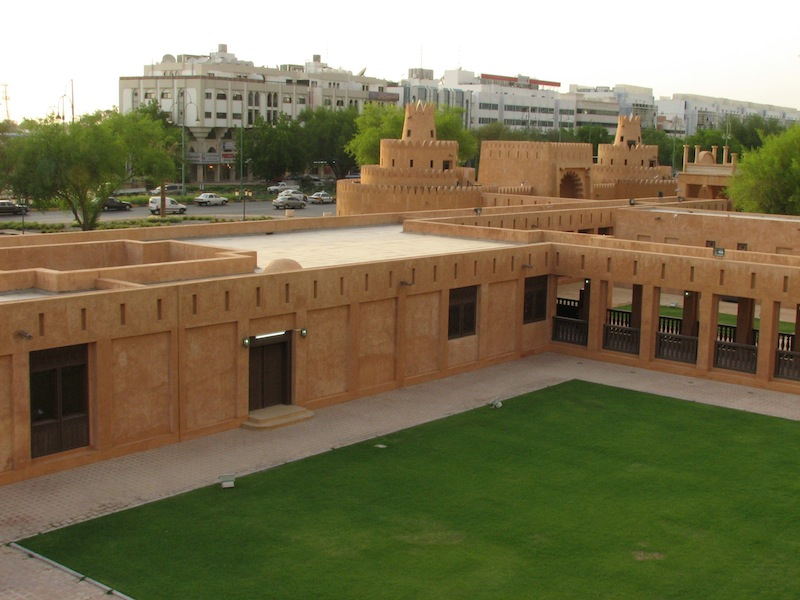
#> input picture TP2/Image1.png, 800 x 600 px
$ python tp2_sujet.py   (older library calls are emulated)
#> lines starting #> are read from the running program, lines starting #| are printed output that depends on the picture; after the words box and inside, x2 and y2 are one past the last pixel; in counts of white or black regions, pixels touching at a corner belong together
import numpy as np
import matplotlib.pyplot as plt
import scipy.ndimage
from scipy import ndimage
from skimage.io import imread
from skimage.io import imsave
import pickle
from scipy import sparse
from scipy.sparse import diags
from scipy.sparse.linalg import spsolve,cg
from skimage.feature import peak_local_max

def pause():
    plt.draw()
    plt.pause(0.001)
    input("Press Enter to continue...")

def smoothGaussian(im,sigma):
    N=4*sigma
    x=np.arange(-N,N+1).astype(float).reshape(-1,1)
    weights=np.exp(-(x**2)/(2*sigma**2))
    weights=weights/np.sum(weights)
    im2=scipy.ndimage.convolve(im.astype(float), weights)
    im_smooth=scipy.ndimage.convolve(im2.astype(float), weights.transpose())
    return im_smooth

def gradient(im_smooth):
    gradient_x=scipy.ndimage.convolve(im_smooth.astype(float),0.5*np.array([[ 1,0,-1]]))
    gradient_y=scipy.ndimage.convolve(im_smooth.astype(float),0.5*np.array([[ 1,0,-1]]).transpose())
    return gradient_x,gradient_y

def smoothedGradient(im,sigma):
    """this function computes a smooth version of the image image using the convolution by a gaussian with standard deviation sigma
    and then compue the gradient in the x and y direction using kernels [1,0,-1] ans its transpose"""
    #TODO: Code this function (you can use the functions above )
    im_smooth = smoothGaussian(im, sigma)
    return gradient(im_smooth)

def HarrisScore(im,sigma1,sigma2,k=0.06):
    """this function compute the harris score for each pixel in the image and return the result as an image"""
    #TODO implement this function
    i_x, i_y = smoothedGradient(im, sigma1)
    # compute m11, m12 and m22
    m11 = smoothGaussian(i_x ** 2, sigma2)
    m12 = smoothGaussian(i_x * i_y, sigma2)
    m22 = smoothGaussian(i_y ** 2, sigma2)
    return m11 * m22 - m12 ** 2 - k * ((m11 + m22) ** 2)

def HarrisCorners(im,sigma1,sigma2,k=0.06):
    """this function extract local maxima in the harris score image
    that are above 0.005 times the maximum of R
    and a local maximum in a region a radius 2"""
    R = HarrisScore(im, sigma1=sigma1, sigma2=sigma2, k=k)
    peaks = peak_local_max(R,
                           min_distance=2,
                           threshold_rel=0.005
                           )
    # sort them by abscissa, then ordinates.
    peaks = peaks[np.lexsort((peaks[:, 1], peaks[:, 0]))]
    return peaks

def displayPeaks(im,peaks):
    plt.figure()
    ax=plt.subplot(1,1,1)
    plt.imshow(im,cmap=plt.cm.Greys_r)
    plt.plot(peaks[:,1],peaks[:,0],'.')
    plt.axis((0,im.shape[1],im.shape[0],0))
    ax.get_xaxis().set_visible(False)
    ax.get_yaxis().set_visible(False)
    plt.subplots_adjust(left=0.01, right=0.99, top=1, bottom=0)
    plt.show()


def extractPatches(im ,points,N):
    """this function extracts patches of size N by N centered around each point privded in the matrix points
    and return a nb_points by N by N 3D array """
    assert(N%2==1)
    radius=(N-1)//2
    patches=np.zeros((points.shape[0],N,N))
    for i,p in enumerate (points):
        if p[0]-radius>=0 and p[0]+radius<im.shape[0] and p[1]-radius>=0 and p[1]+radius<im.shape[1]:
            patches[i, :, :] = im[p[0] - radius: p[0] + radius + 1,
                               p[1] - radius: p[1] + radius + 1]

    assert(patches.shape[1]==N)
    assert(patches.shape[2]==N)
    return patches

def SSDTable(patches1,patches2):
    """this function computes the sum of square differences between each pair of patches"""
    table = np.empty((patches1.shape[0], patches2.shape[0]))
    for i in range(table.shape[0]):
        for j in range(table.shape[1]):
            table[i, j] = np.linalg.norm(patches1[i] - patches2[j]) ** 2
    return table


def NCCTable(patches1, patches2):
    """this function computes 1 minus the cross correlation between patches"""
    table = np.empty((patches1.shape[0], patches2.shape[0]))
    for i in range(table.shape[0]):
        x = patches1[i]
        mu_x = np.mean(x)
        x_shift = x - mu_x
        sigma_x = np.linalg.norm(x_shift)
        for j in range(table.shape[1]):
            y = patches2[j]
            mu_y = np.mean(y)
            y_shift = y - mu_y
            sigma_y = np.linalg.norm(y_shift)
            table[i, j] = 1 - np.sum(x_shift * y_shift) / (sigma_x * sigma_y)
    return table


def  displayPatch(im,corners,patches):
    plt.figure()
    ax=plt.subplot(1,1,1)
    plt.imshow(im,cmap=plt.cm.Greys_r)
    plt.axis((0,im.shape[1],im.shape[0],0))
    ax.get_xaxis().set_visible(False)
    ax.get_yaxis().set_visible(False)
    plt.subplots_adjust(left=0.01, right=0.99, top=1, bottom=0)
    plt.plot(corners[:,1],corners[:,0],'.')
    p=np.fliplr(plt.ginput(1))
    i=np.argmin(np.sum((p-corners)**2,axis=1))
    plt.figure()
    plt.subplot(1,1,1)
    plt.imshow(patches[i,:,:],cmap=plt.cm.Greys_r)


def displayMatches(im1,im2,p1,p2):
    plt.figure()
    plt.subplot(1,2,1)
    plt.imshow(im1,cmap=plt.cm.Greys_r)
    for i in range(p1.shape[0]):
        plt.plot([p1[i,1],p2[i,1]],[p1[i,0],p2[i,0]])
    plt.plot(p1[:,1],p1[:,0],'.')
    plt.subplot(1,2,2)
    plt.imshow(im2,cmap=plt.cm.Greys_r)
    for i in range(p1.shape[0]):
        plt.plot([p1[i,1],p2[i,1]],[p1[i,0],p2[i,0]])
    plt.plot(p2[:,1],p2[:,0],'.')
    plt.show()

def displayMatches2(im1,im2,p1,p2):
    plt.figure()
    ax=plt.subplot(1,1,1)
    plt.imshow(np.row_stack((im1,im2)),cmap=plt.cm.Greys_r)
    for i in range(p1.shape[0]):
        plt.plot([p1[i,1],p2[i,1]],[p1[i,0],p2[i,0]+im1.shape[0]])
    plt.plot(p1[:,1],p1[:,0],'.')
    plt.plot(p2[:,1],p2[:,0]+im1.shape[0],'.')
    plt.axis((0,im1.shape[1],im1.shape[0]+im2.shape[0],0))
    ax.get_xaxis().set_visible(False)
    ax.get_yaxis().set_visible(False)
    plt.subplots_adjust(left=0.01, right=0.99, top=1, bottom=0)
    plt.show()


def extractMatches(table,threshold=0.7):
    bestscore=np.min(table,axis=1)
    bestmatch1=np.argmin(table,axis=1)
    bestmatch2=np.argmin(table,axis=0)
    t=bestmatch2[bestmatch1]
    valid1=t==np.arange(0,t.size)

    table_copy=table.copy()
    table_copy[np.arange(0,table.shape[0]),bestmatch1]=np.max(table)
    bestscore2=np.min(table_copy,axis=1)
    valid2=bestscore<0.9*bestscore2

    valid=valid1&valid2
    return np.nonzero(valid)[0], bestmatch1[valid]

def main():
    plt.ion()
    im1=np.mean(np.array(imread('Image1.png')).astype(np.float),axis=2)
#> im1: shape (600, 800) float64; min 0.333, max 255, mean 108.1
    im2=np.mean(np.array(imread('Image2.png')).astype(np.float),axis=2)
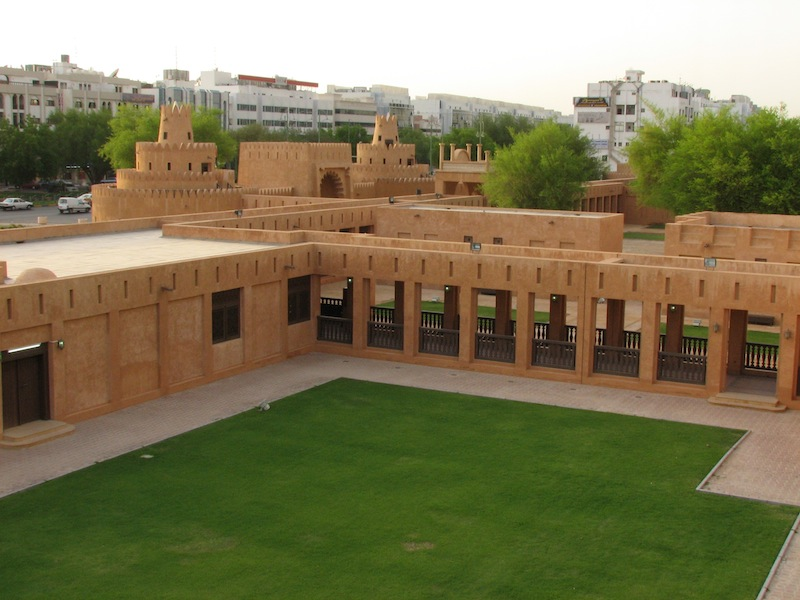
#> input picture TP2/Image2.png, 800 x 600 px
#> im2: shape (600, 800) float64; min 0.333, max 255, mean 110.3


    im_x,im_y=smoothedGradient(im1,sigma=2)
    #im_x[200:205,300:302]
    #array([[-0.73459394, -3.24114919],
           #[-0.09954611, -1.66888352],
           #[ 0.18028972, -0.33038019],
           #[ 0.34290241,  0.77111416],
           #[ 0.69410558,  1.81250375]])

    #im_y[200:205,300:302]
    #array([[-5.57636412, -4.37612   ],
           #[-6.52248546, -5.5795648 ],
           #[-7.72358858, -7.04014021],
           #[-7.84553211, -7.21222404],
           #[-6.19201956, -5.42149942]])

    R=HarrisScore(im1,sigma1=2,sigma2=3,k=0.06)
    #R[200:205,300:302]
    #array([[ 241.9235239 ,  261.08986283],
           #[ 201.38571146,  225.27802866],
           #[ 178.14703746,  208.63364944],
           #[ 173.60252361,  211.83960978],
           #[ 184.0906068 ,  231.22448418]])

    plt.imshow(R,cmap=plt.cm.Greys_r)
    #imsave('harris_response.png',(R-R.min())/(np.max(R)-np.min(R)))


    corners1=HarrisCorners(im1,sigma1=2,sigma2=3,k=0.06)
#> in HarrisCorners, `peaks = peak_local_max(R, min_distance=2, threshold_rel=0.005 )`: peaks = 392 pairs, first value 46 to 592, second value 7 to 793
#> corners1 has the same summary as peaks in HarrisCorners
    #corners1[:10,:]
    #array([[ 46, 223],
           #[ 51, 216],
           #[ 56, 166],
           #[ 56, 175],
           #[ 56, 316],
           #[ 61, 159],
           #[ 63, 250],
           #[ 65, 256],
           #[ 67, 303],
           #[ 69, 283]])
    displayPeaks(im1,corners1)

    corners2=HarrisCorners(im2,sigma1=2,sigma2=3,k=0.06)
#> call 3 of HarrisScore, with sigma1 = 2, sigma2 = 3, k = 0.06
#> in smoothGaussian (call 13), `im2=scipy.ndimage.convolve(im.astype(float), weights)`:
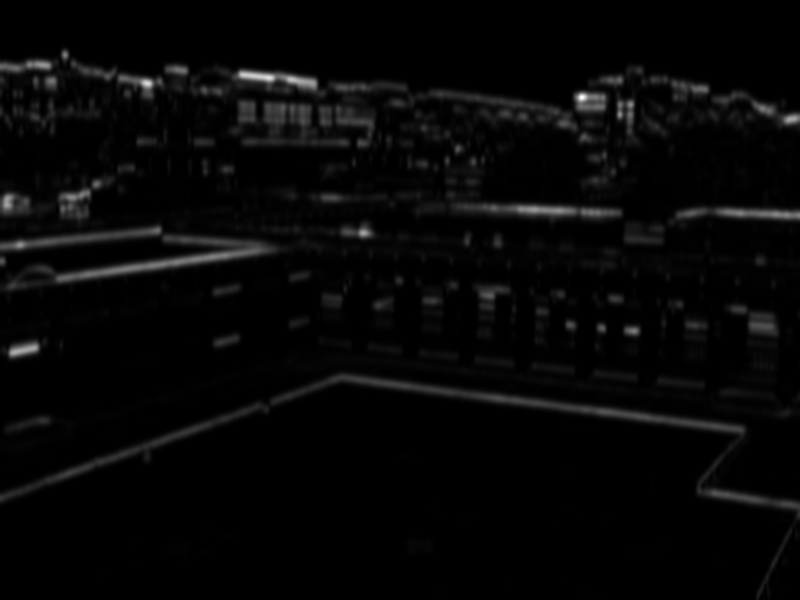
#> im2: shape (600, 800) float64; min 0, max 380.5, mean 10.5; drawn with min black and max white
#> in HarrisScore (call 3), `return m11 * m22 - m12 ** 2 - k * ((m11 + m22) ** 2)`:
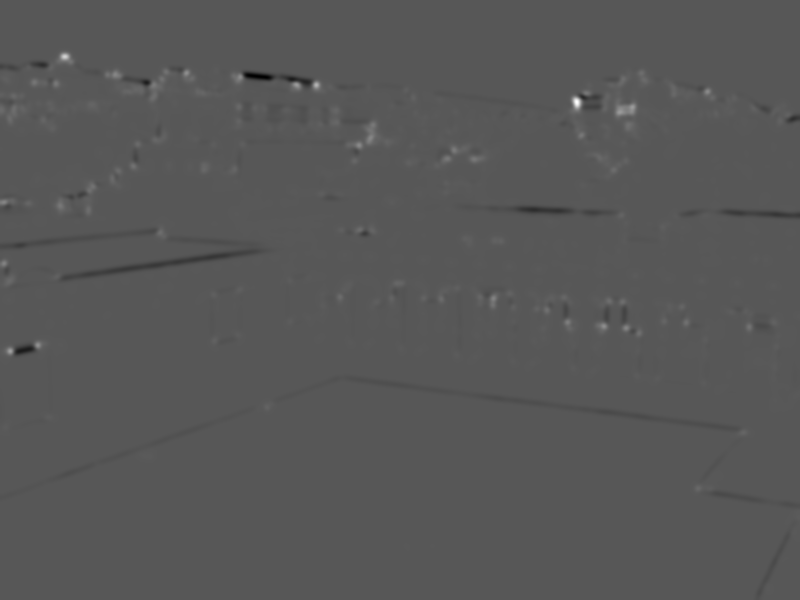
#> returned value: shape (600, 800) float64; min -5655.8, max 10749.9, mean -0.3; drawn with min black and max white
#> corners2 = 374 pairs, first value 56 to 588, second value 3 to 797
    #corners2[:10,:]
    #array([[ 56,  64],
           #[ 67,  51],
           #[ 68,  28],
           #[ 70, 216],
           #[ 71, 166],
           #[ 73, 186],
           #[ 73, 641],
           #[ 74, 107],
           #[ 74, 115],
           #[ 77, 240]])
    displayPeaks(im2,corners2)
#> in displayPeaks (call 2), `plt.show()`:
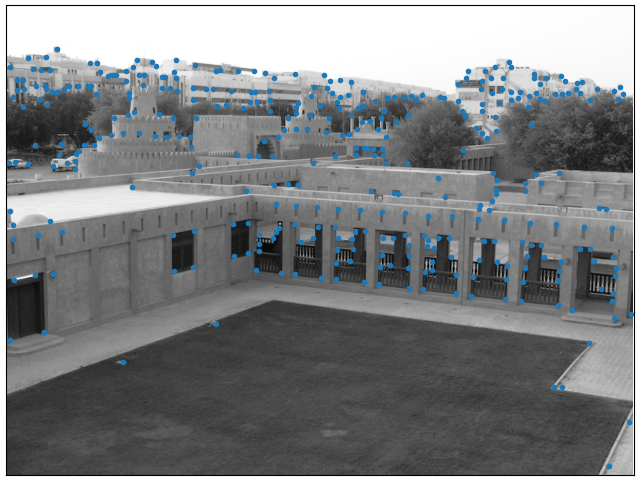
#> figure drawn by matplotlib, 1 panel

    N=21
    patches1=extractPatches(im1,corners1,N)
#> the loop in extractPatches, `for i,p in enumerate (points):` made 392 passes
#> p on passes 1 to 3: [46, 223], [51, 216], [56, 166]
    #displayPatch(im1,corners1,patches1)

    extractPatches(im1,np.array([[150,300],[200,270]]),3)
#> the loop in extractPatches (call 2), `for i,p in enumerate (points):` made 2 passes
#> p on passes 1 to 2: [150, 300], [200, 270]
    #array([[[ 37.66666667,  41.66666667,  44.33333333],
           #[ 36.33333333,  38.66666667,  40.66666667],
           #[ 37.33333333,  38.        ,  38.66666667]],

          #[[ 75.66666667,  82.66666667,  79.        ],
           #[ 70.66666667,  73.33333333,  73.        ],
           #[ 91.33333333,  92.33333333,  91.33333333]]])

    patches2=extractPatches(im2,corners2,N)

    t1=np.arange(0,4*5*5).reshape(4, 5, 5)
    t2=t1-5
    SSDTable(t1,t2)
    #array([[    625.,   10000.,   50625.,  122500.],
           #[  22500.,     625.,   10000.,   50625.],
           #[  75625.,   22500.,     625.,   10000.],
           #[ 160000.,   75625.,   22500.,     625.]])

    table=SSDTable(patches1,patches2)
#> after the loop in SSDTable (call 2), `for i in range(table.shape[0]):`:
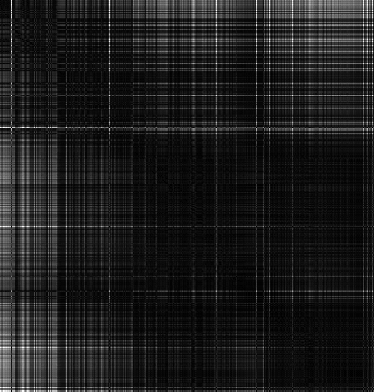
#> table: shape (392, 374) float64; min 0, max 23309735.3, mean 2594032.8; drawn with min black and max white

    matches1,matches2=extractMatches(table,threshold=0.7)
#> in extractMatches, `bestscore=np.min(table,axis=1)`: bestscore = 392 values, max 990845.7 at index 243, min 0 at index 127, mean 173212.4
#> in extractMatches, `bestmatch1=np.argmin(table,axis=1)`: bestmatch1 = 392 values, max 369 at index 381, min 0 at index 0, mean 177.8
#> in extractMatches, `bestmatch2=np.argmin(table,axis=0)`: bestmatch2 = 374 values, max 383 at index 306, min 1 at index 13, mean 196.5
#> in extractMatches, `t=bestmatch2[bestmatch1]`: t = 392 values, max 383 at index 383, min 4 at index 0, mean 194.9
#> in extractMatches, `table_copy[np.arange(0,table.shape[0]),bestmatch1]=np.max(table)`:
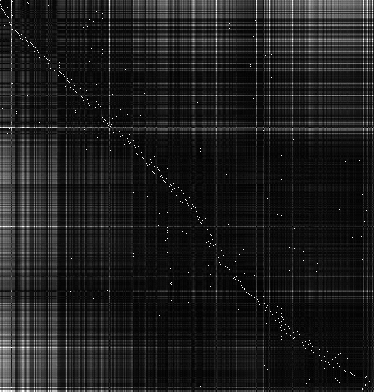
#> table_copy: shape (392, 374) float64; 0.27% of pixels changed, all inside (x1, y1, x2, y2) = (0, 0, 370, 392); drawn with min black and max white
#> in extractMatches, `bestscore2=np.min(table_copy,axis=1)`: bestscore2 = 392 values, max 991287.3 at index 243, min 0 at index 127, mean 292489.4
#> matches1 = 230 values from 4 to 383; matches2 = 230 values, max 369 at index 228, min 0 at index 0, mean 171.5
    p1=corners1[matches1,:]
#> p1 = 230 pairs, first value 56 to 484, second value 134 to 787
    p2=corners2[matches2,:]
#> p2 = 230 pairs, first value 56 to 456, second value 10 to 756
    displayMatches(im1,im2,p1,p2)
    plt.ioff()
    displayMatches2(im1,im2,p1,p2)
#> in displayMatches2, `plt.show()`:
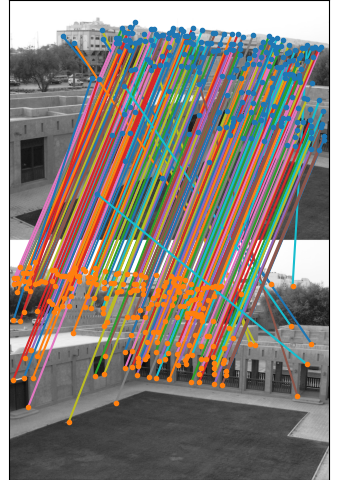
#> figure drawn by matplotlib, 1 panel


if __name__ == "__main__":
    main()
